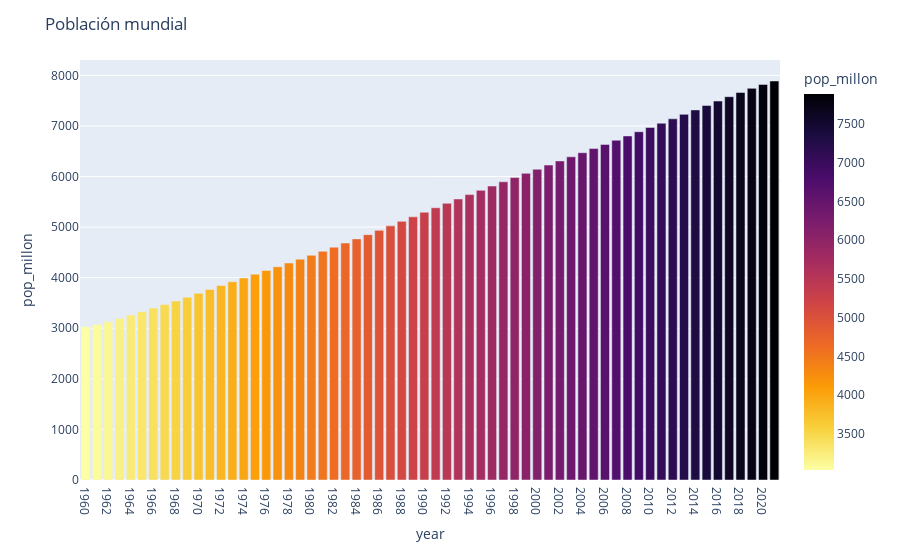

Source (notebook cell):
### Markdown cell above
### Evolución de la población mundial en todos los años

### Code cell
fig = px.bar(df_world, x='year',y='pop_millon',color='pop_millon',color_continuous_scale='inferno_r')
fig.update_layout(title='Población mundial')
fig.show()

### Figure 1 — Plotly figure (JSON) as saved in the notebook; plotly's stock layout.template omitted (floating-point values rounded to 4 significant figures)
{"data": [{"alignmentgroup": "True", "hovertemplate": "year=%{x}<br>pop_millon=%{marker.color}<extra></extra>", "legendgroup": "", "marker": {"color": [3032.0, 3072.0, 3127.0, 3194.0, 3260.0, 3328.0, 3399.0, 3468.0, 3540.0, 3615.0, 3690.0, 3768, 3844.0, 3920.0, 3996, 4070.0, 4143.0, 4216.0, 4290.0, 4366.0, 4442.0, 4521, 4603.0, 4685.0, 4767.0, 4850.0, 4936.0, 5024.0, 5114.0, 5203.0, 5294.0, 5383.0, 5470.0, 5557.0, 5642.0, 5727.0, 5812.0, 5896.0, 5980.0, 6062.0, 6144.0, 6226.0, 6308.0, 6389.0, 6471.0, 6553.0, 6635.0, 6718.0, 6801.0, 6886.0, 6970.0, 7054.0, 7141.0, 7229.0, 7318.0, 7405.0, 7492.0, 7578.0, 7662.0, 7743.0, 7821, 7888.0], "coloraxis": "coloraxis", "pattern": {"shape": ""}}, "name": "", "offsetgroup": "", "orientation": "v", "showlegend": false, "textposition": "auto", "type": "bar", "x": ["1960", "1961", "1962", "1963", "1964", "1965", "1966", "1967", "1968", "1969", "1970", "1971", "1972", "1973", "1974", "1975", "1976", "1977", "1978", "1979", "1980", "1981", "1982", "1983", "1984", "1985", "1986", "1987", "1988", "1989", "1990", "1991", "1992", "1993", "1994", "1995", "1996", "1997", "1998", "1999", "2000", "2001", "2002", "2003", "2004", "2005", "2006", "2007", "2008", "2009", "2010", "2011", "2012", "2013", "2014", "2015", "2016", "2017", "2018", "2019", "2020", "2021"], "xaxis": "x", "y": [3032.0, 3072.0, 3127.0, 3194.0, 3260.0, 3328.0, 3399.0, 3468.0, 3540.0, 3615.0, 3690.0, 3768, 3844.0, 3920.0, 3996, 4070.0, 4143.0, 4216.0, 4290.0, 4366.0, 4442.0, 4521, 4603.0, 4685.0, 4767.0, 4850.0, 4936.0, 5024.0, 5114.0, 5203.0, 5294.0, 5383.0, 5470.0, 5557.0, 5642.0, 5727.0, 5812.0, 5896.0, 5980.0, 6062.0, 6144.0, 6226.0, 6308.0, 6389.0, 6471.0, 6553.0, 6635.0, 6718.0, 6801.0, 6886.0, 6970.0, 7054.0, 7141.0, 7229.0, 7318.0, 7405.0, 7492.0, 7578.0, 7662.0, 7743.0, 7821, 7888.0], "yaxis": "y"}], "layout": {"autosize": true, "barmode": "relative", "coloraxis": {"colorbar": {"title": {"text": "pop_millon"}}, "colorscale": [[0, "#fcffa4"], [0.1111, "#f7d13d"], [0.2222, "#fb9b06"], [0.3333, "#ed6925"], [0.4444, "#cf4446"], [0.5556, "#a52c60"], [0.6667, "#781c6d"], [0.7778, "#4a0c6b"], [0.8889, "#1b0c41"], [1, "#000004"]]}, "legend": {"tracegroupgap": 0}, "margin": {"t": 60}, "title": {"text": "Población mundial"}, "xaxis": {"anchor": "y", "autorange": true, "domain": [0, 1], "range": [-0.5, 61.5], "title": {"text": "year"}, "type": "category"}, "yaxis": {"anchor": "x", "autorange": true, "domain": [0, 1], "range": [0, 8304.0], "title": {"text": "pop_millon"}, "type": "linear"}}}
